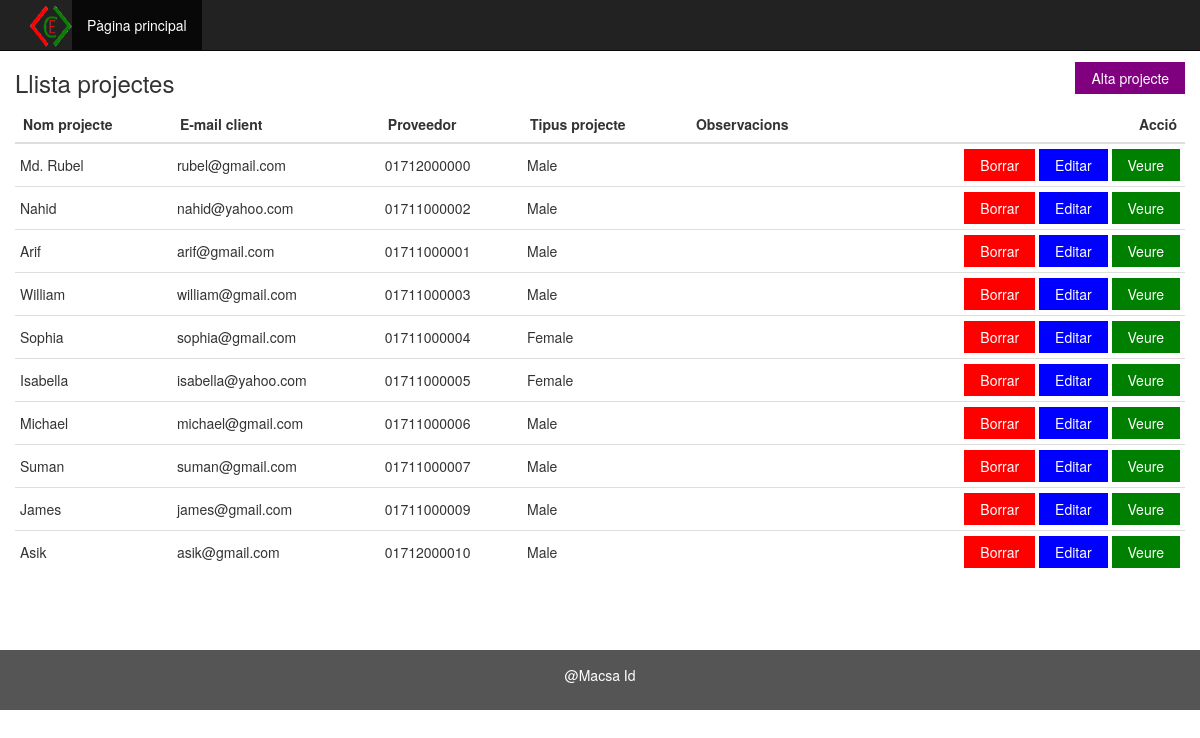
The page / on the database its author committed.
### tables this page shows
CREATE TABLE `students` (
  `student_id` int(11) NOT NULL,
  `student_name` varchar(100) NOT NULL,
  `email_address` varchar(100) NOT NULL,
  `contact` varchar(30) NOT NULL,
  `gender` varchar(15) NOT NULL,
  `country` varchar(50) NOT NULL,
  `datetime` datetime NOT NULL DEFAULT CURRENT_TIMESTAMP
);

### class/student.php (called while the page is built, shortened)
<?php
class Student
{
    private $conn;
    function __construct() {
    $servername = "localhost";
    $dbname = "github";
    $username = "root";
    $password = "";
    $conn = new mysqli($servername, $username, $password, $dbname);
      if ($conn->connect_error) {
        die("Connection failed: " . $conn->connect_error);
       }else{
        $this->conn=$conn;
       }
    }
    public function student_list(){
       $sql = "SELECT * FROM students ORDER BY student_id asc ";
       $result=  $this->conn->query($sql);
       return $result;
    }
}
?>

### index.php (the view, shortened to what this page needs)
<?php
include 'header.php';
$student_list = $student_obj->student_list();
?>
<div class="container">
    <div class="row content">
        <a  href="create-student-info.php"  class="button button-purple mt-12 pull-right">Alta projecte</a>
        <h3>Llista projectes</h3>
        <table class="table">
            <thead>
                <tr>
                    <th>Nom projecte</th>
                    <th>E-mail client</th>
                    <th>Proveedor</th>
                    <th>Tipus projecte</th>
					<th>Observacions</th>
                    <th class="text-right">Acció</th>
                </tr>
            </thead>
            <tbody>
<?php
if ($student_list->num_rows > 0) {
  while ($row = $student_list->fetch_assoc()) {
     ?>
             <tr>
                <td><?php echo $row["student_name"] ?></td>
                <td><?php echo $row["email_address"] ?></td>
                <td><?php echo $row["contact"] ?></td>
                <td><?php echo $row["gender"] ?></td>
				<td><?php echo $row["observacions"] ?></td>
                <td class="text-right">
                    <a  href="<?php echo 'delete-student-info.php?id=' . $row["student_id"] ?>" class="button button-red">Borrar</a>
                    <a  href="<?php echo 'update-student-info.php?id=' . $row["student_id"] ?>" class="button button-blue">Editar</a>
                    <a href="<?php echo 'read-student-info.php?id=' . $row["student_id"] ?>" class="button button-green">Veure</a>
                </td>
            </tr>
    <?php
    }
}
?>
           </tbody>
        </table>
    </div>
</div>
<?php
include 'footer.php';
?>

### header.php (shortened to what this page needs)
<!DOCTYPE html>
<html lang="en" >
    <head>
        <link rel="stylesheet" href="https://maxcdn.bootstrapcdn.com/bootstrap/3.3.7/css/bootstrap.min.css">
        <link rel="stylesheet" href="./assets/style.css">
    </head>
    <body >
        <?php
        include './class/student.php';
        $student_obj = new Student();
        ?>
        <nav class="navbar navbar-inverse navbar-fixed-top">
            <div class="container-fluid">
                <div class="navbar-header">
                    <a class="navbar-brand" href="#"></a>
                </div>
                <div class="collapse navbar-collapse" id="myNavbar">
                    <ul class="nav navbar-nav">
                          <li> <img src="./assets/images/ce.png" alt="CE" class="tlogo"> </li>
                        <li class="active"><a href="index.php">Pàgina principal</a></li>
                    </ul>
                </div>
            </div>
        </nav>

### footer.php
<footer class="container-fluid text-center">
  <p>@Macsa Id</p>
</footer>
</body>
</html>

### assets/style.css (style rules this page uses)
body { padding-top: 50px; }
.navbar { margin-bottom: 0; border-radius: 0; }
.row.content { min-height:600px }
footer { background-color: #555; color: white; padding: 15px; }
.table > tbody > tr > td { padding: 5px; vertical-align: middle; }
.button { border: none; color: white; padding: 6px 16px; text-align: center; text-decoration: none; display: inline-block; font-size: 14px; cursor: pointer; }
.button-blue { background-color: #0000FF; }
.button-red { background-color: #FF0000; }
.button-green { background-color: #008000; }
.button-purple { background-color: purple; }
.mt-12 { margin-top: 12px; }
.tlogo { height:42px; width:42px; margin-top: 5px; }

### rows shown on the page
students: student_name "Md. Rubel", email_address "rubel@gmail.com", contact "01712000000", gender "Male"
students: student_name "Nahid", email_address "nahid@yahoo.com", contact "01711000002", gender "Male"
students: student_name "Arif", email_address "arif@gmail.com", contact "01711000001", gender "Male"
students: student_name "William", email_address "william@gmail.com", contact "01711000003", gender "Male"
students: student_name "Sophia", email_address "sophia@gmail.com", contact "01711000004", gender "Female"
students: student_name "Isabella", email_address "isabella@yahoo.com", contact "01711000005", gender "Female"
students: student_name "Michael", email_address "michael@gmail.com", contact "01711000006", gender "Male"
students: student_name "Suman", email_address "suman@gmail.com", contact "01711000007", gender "Male"
students: student_name "James", email_address "james@gmail.com", contact "01711000009", gender "Male"
students: student_name "Asik", email_address "asik@gmail.com", contact "01712000010", gender "Male"
